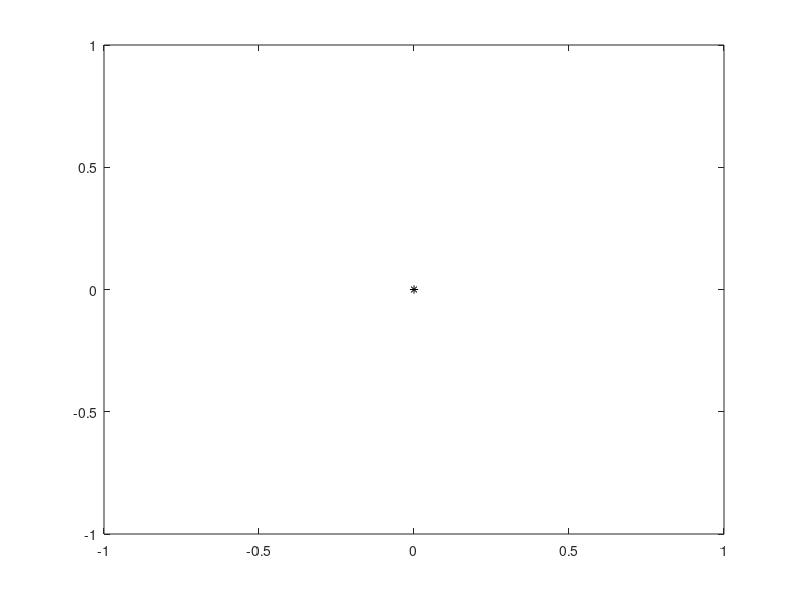
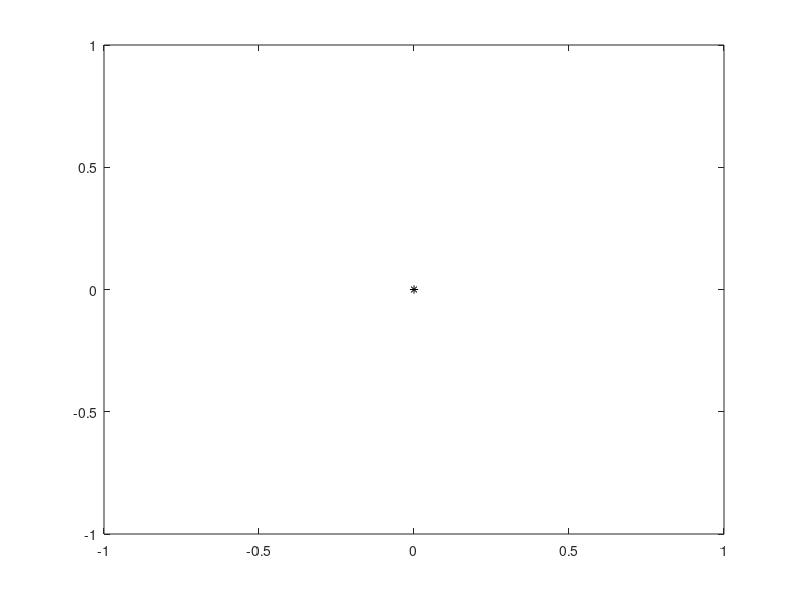
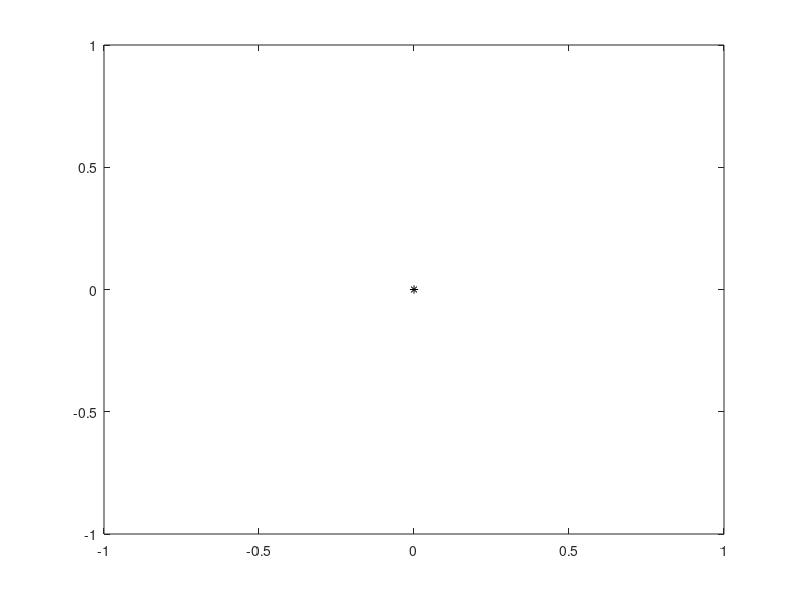
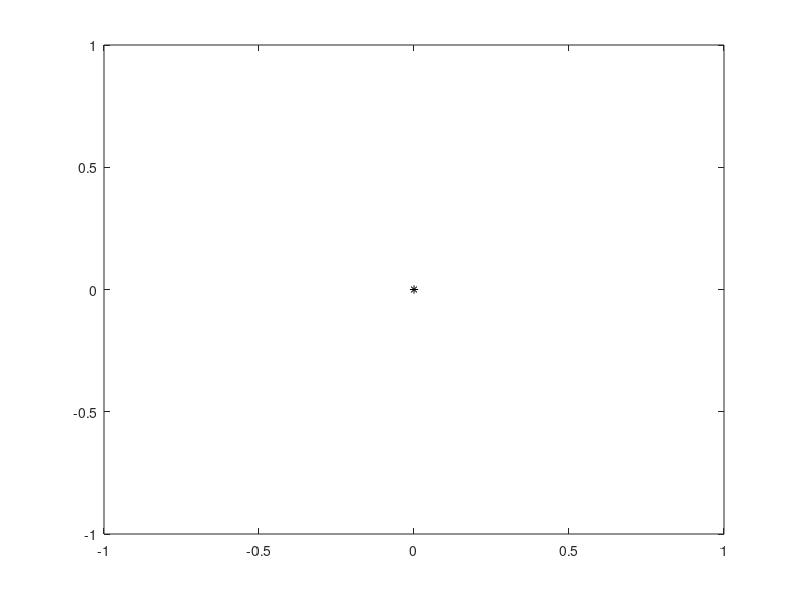

These figures' MATLAB source, in order: (Note: this script raises an error after producing the figures.)
% Initialiase sums
Spv2 = 0;
Spv3 = 0;
Spv5 = 0;
Spv6 = 0;
Spv8 = 0;
Spv10 = 0;
Sv2 = 0;
Sv3 = 0;
Sv5 = 0;
Sv6 = 0;
Sv8 = 0;
Sv10 = 0;

figure(2)
set(2,'NumberTitle','off','Name','Kuc2')
plot(0,0,'k*')
hold on

figure(3)
set(3,'NumberTitle','off','Name','Kuc3')
plot(0,0,'k*')
hold on

figure(5)
set(5,'NumberTitle','off','Name','Kuc5')
plot(0,0,'k*')
hold on

figure(6)
set(6,'NumberTitle','off','Name','Kuc6')
plot(0,0,'k*')
hold on

figure(8)
set(8,'NumberTitle','off','Name','Kuc8')
plot(0,0,'k*')
hold on

figure(10)
set(10,'NumberTitle','off','Name','Kuc10')
plot(0,0,'k*')
hold on

% First set of runs
runs = [8118];
for run = 1:length(runs)
    % Change directory
    cd(['../run_' num2str(runs(run))]);
    eval(['load r' num2str(runs(run)) 'c;']);
    
    [points,gauge] = size(FData);
    for i = 1:gauge-1
        FData(:,i) = FData(:,i)-mean(FData(1:50,i));
        FData(:,i) = FData(:,i).*FData(:,gauge)/5;
    end
    
    PData(:,1) = FData(:,1)/9.9895e-8;
    PData(:,4) = FData(:,4)/8.8979e-8;
    
    p1 = mean(PData(end-50:end,1));
    p4 = mean(PData(end-50:end,4));
    
    v2 = mean(FData(end-50:end,2));
    v3 = mean(FData(end-50:end,3));
    v5 = mean(FData(end-50:end,5));
    v6 = mean(FData(end-50:end,6));
    v8 = mean(FData(end-50:end,8));
    
    figure(2)
    h1 = plot(v2,p1,'r*');
    h2 = plot(v2,p4,'r*');
    s = input('Is this gauge behaving?  :','s');
    if strcmp(s,'y');
        Sv2 = Sv2+2*v2*v2;
        Spv2 = Spv2+p1*v2+p4*v2;
        set(h1,'color',[0 0 0]);
        set(h2,'color',[0 0 0]);
    else
        delete(h1);
        delete(h2);
    end
    figure(3)
    h1 = plot(v3,p1,'r*');
    h2 = plot(v3,p4,'r*');
    s = input('Is this gauge behaving?  :','s');
    if strcmp(s,'y');
        Sv3 = Sv3+2*v3*v3;
        Spv3 = Spv3+p1*v3+p4*v3;
        set(h1,'color',[0 0 0]);
        set(h2,'color',[0 0 0]);
    else
        delete(h1);
        delete(h2);
    end
    figure(5)
    h1 = plot(v5,p1,'r*');
    h2 = plot(v5,p4,'r*');
    s = input('Is this gauge behaving?  :','s');
    if strcmp(s,'y');
        Sv5 = Sv5+2*v5*v5;
        Spv5 = Spv5+p1*v5+p4*v5;
        set(h1,'color',[0 0 0]);
        set(h2,'color',[0 0 0]);
    else
        delete(h1);
        delete(h2);
    end
    figure(6)
    h1 = plot(v6,p1,'r*');
    h2 = plot(v6,p4,'r*');
    s = input('Is this gauge behaving?  :','s');
    if strcmp(s,'y');
        Sv6 = Sv6+2*v6*v6;
        Spv6 = Spv6+p1*v6+p4*v6;
        set(h1,'color',[0 0 0]);
        set(h2,'color',[0 0 0]);
    else
        delete(h1);
        delete(h2);
    end
    figure(8)
    h1 = plot(v8,p1,'r*');
    h2 = plot(v8,p4,'r*');
    s = input('Is this gauge behaving?  :','s');
    if strcmp(s,'y');
        Sv8 = Sv8+2*v8*v8;
        Spv8 = Spv8+p1*v8+p4*v8;
        set(h1,'color',[0 0 0]);
        set(h2,'color',[0 0 0]);
    else
        delete(h1);
        delete(h2);
    end
end

% Nextset of runs
runs = [8119 8120 8121];
for run = 1:length(runs)
    % Change directory
    cd(['../run_' num2str(runs(run))]);
    eval(['load r' num2str(runs(run)) 'c;']);
    
    [points,gauge] = size(FData);
    for i = 1:gauge-1
        FData(:,i) = FData(:,i)-mean(FData(1:50,i));
        FData(:,i) = FData(:,i).*FData(:,gauge)/5;
    end
    
    PData(:,1) = FData(:,1)/9.9895e-8;
    PData(:,4) = FData(:,4)/8.8979e-8;
    
    p1 = mean(PData(end-50:end,1));
    p4 = mean(PData(end-50:end,4));
    
    v2 = mean(FData(end-50:end,2));
    v3 = mean(FData(end-50:end,3));
    v5 = mean(FData(end-50:end,5));
    v6 = mean(FData(end-50:end,6));
    v8 = mean(FData(end-50:end,7));
    
    figure(2)
    h1 = plot(v2,p1,'r*');
    h2 = plot(v2,p4,'r*');
    s = input('Is this gauge behaving?  :','s');
    if strcmp(s,'y');
        Sv2 = Sv2+2*v2*v2;
        Spv2 = Spv2+p1*v2+p4*v2;
        set(h1,'color',[0 0 0]);
        set(h2,'color',[0 0 0]);
    else
        delete(h1);
        delete(h2);
    end
    figure(3)
    h1 = plot(v3,p1,'r*');
    h2 = plot(v3,p4,'r*');
    s = input('Is this gauge behaving?  :','s');
    if strcmp(s,'y');
        Sv3 = Sv3+2*v3*v3;
        Spv3 = Spv3+p1*v3+p4*v3;
        set(h1,'color',[0 0 0]);
        set(h2,'color',[0 0 0]);
    else
        delete(h1);
        delete(h2);
    end
    figure(5)
    h1 = plot(v5,p1,'r*');
    h2 = plot(v5,p4,'r*');
    s = input('Is this gauge behaving?  :','s');
    if strcmp(s,'y');
        Sv5 = Sv5+2*v5*v5;
        Spv5 = Spv5+p1*v5+p4*v5;
        set(h1,'color',[0 0 0]);
        set(h2,'color',[0 0 0]);
    else
        delete(h1);
        delete(h2);
    end
    figure(6)
    h1 = plot(v6,p1,'r*');
    h2 = plot(v6,p4,'r*');
    s = input('Is this gauge behaving?  :','s');
    if strcmp(s,'y');
        Sv6 = Sv6+2*v6*v6;
        Spv6 = Spv6+p1*v6+p4*v6;
        set(h1,'color',[0 0 0]);
        set(h2,'color',[0 0 0]);
    else
        delete(h1);
        delete(h2);
    end
    figure(8)
    h1 = plot(v8,p1,'r*');
    h2 = plot(v8,p4,'r*');
    s = input('Is this gauge behaving?  :','s');
    if strcmp(s,'y');
        Sv8 = Sv8+2*v8*v8;
        Spv8 = Spv8+p1*v8+p4*v8;
        set(h1,'color',[0 0 0]);
        set(h2,'color',[0 0 0]);
    else
        delete(h1);
        delete(h2);
    end
end

% 3rd set of runs
runs = [8122 8123];
for run = 1:length(runs)
    % Change directory
    cd(['../run_' num2str(runs(run))]);
    eval(['load r' num2str(runs(run)) 'c;']);
    
    [points,gauge] = size(FData);
    for i = 1:gauge-1
        FData(:,i) = FData(:,i)-mean(FData(1:50,i));
        FData(:,i) = FData(:,i).*FData(:,gauge)/5;
    end
    
    PData(:,1) = FData(:,1)/9.9895e-8;
    PData(:,4) = FData(:,3)/8.8979e-8;
    
    p1 = mean(PData(end-50:end,1));
    p4 = mean(PData(end-50:end,4));
    
    v2 = mean(FData(end-50:end,2));
    v5 = mean(FData(end-50:end,4));
    v6 = mean(FData(end-50:end,5));
    
    figure(2)
    h1 = plot(v2,p1,'r*');
    h2 = plot(v2,p4,'r*');
    s = input('Is this gauge behaving?  :','s');
    if strcmp(s,'y');
        Sv2 = Sv2+2*v2*v2;
        Spv2 = Spv2+p1*v2+p4*v2;
        set(h1,'color',[0 0 0]);
        set(h2,'color',[0 0 0]);
    else
        delete(h1);
        delete(h2);
    end
    figure(5)
    h1 = plot(v5,p1,'r*');
    h2 = plot(v5,p4,'r*');
    s = input('Is this gauge behaving?  :','s');
    if strcmp(s,'y');
        Sv5 = Sv5+2*v5*v5;
        Spv5 = Spv5+p1*v5+p4*v5;
        set(h1,'color',[0 0 0]);
        set(h2,'color',[0 0 0]);
    else
        delete(h1);
        delete(h2);
    end
    figure(6)
    h1 = plot(v6,p1,'r*');
    h2 = plot(v6,p4,'r*');
    s = input('Is this gauge behaving?  :','s');
    if strcmp(s,'y');
        Sv6 = Sv6+2*v6*v6;
        Spv6 = Spv6+p1*v6+p4*v6;
        set(h1,'color',[0 0 0]);
        set(h2,'color',[0 0 0]);
    else
        delete(h1);
        delete(h2);
    end
end

% 4th of runs
runs = [8124:8127];
for run = 1:length(runs)
    % Change directory
    cd(['../run_' num2str(runs(run))]);
    eval(['load r' num2str(runs(run)) 'c;']);
    
    [points,gauge] = size(FData);
    for i = 1:gauge-1
        FData(:,i) = FData(:,i)-mean(FData(1:50,i));
        FData(:,i) = FData(:,i).*FData(:,gauge)/5;
    end
    
    PData(:,1) = FData(:,1)/9.9895e-8;
    PData(:,9) = FData(:,3)/8.9353e-8;
    PData(:,4) = FData(:,4)/8.8979e-8;
    
    p1 = mean(PData(end-50:end,1));
    p4 = mean(PData(end-50:end,4));
    p9 = mean(PData(end-50:end,9));
    
    v2 = mean(FData(end-50:end,2));
    v5 = mean(FData(end-50:end,5));
    v6 = mean(FData(end-50:end,6));
    
    figure(2)
    h1 = plot(v2,p1,'r*');
    h2 = plot(v2,p4,'r*');
    h3 = plot(v2,p9,'r*');
    s = input('Is this gauge behaving?  :','s');
    if strcmp(s,'y');
        Sv2 = Sv2+3*v2*v2;
        Spv2 = Spv2+p1*v2+p4*v2+p9*v2;
        set(h1,'color',[0 0 0]);
        set(h2,'color',[0 0 0]);
        set(h3,'color',[0 0 0]);
    else
        delete(h1);
        delete(h2);
        delete(h3);
    end
    figure(5)
    h1 = plot(v5,p1,'r*');
    h2 = plot(v5,p4,'r*');
    h3 = plot(v5,p9,'r*');
    s = input('Is this gauge behaving?  :','s');
    if strcmp(s,'y');
        Sv5 = Sv5+3*v5*v5;
        Spv5 = Spv5+p1*v5+p4*v5+p9*v5;
        set(h1,'color',[0 0 0]);
        set(h2,'color',[0 0 0]);
        set(h3,'color',[0 0 0]);
    else
        delete(h1);
        delete(h2);
        delete(h3);
    end
    figure(6)
    h1 = plot(v6,p1,'r*');
    h2 = plot(v6,p4,'r*');
    h3 = plot(v6,p9,'r*');
    s = input('Is this gauge behaving?  :','s');
    if strcmp(s,'y');
        Sv6 = Sv6+3*v6*v6;
        Spv6 = Spv6+p1*v6+p4*v6+p9*v6;
        set(h1,'color',[0 0 0]);
        set(h2,'color',[0 0 0]);
        set(h3,'color',[0 0 0]);
    else
        delete(h1);
        delete(h2);
        delete(h3);
    end
end

% 5th set of runs
runs = [8128:8134];
for run = 1:length(runs)
    % Change directory
    cd(['../run_' num2str(runs(run))]);
    eval(['load r' num2str(runs(run)) 'c;']);
    
    [points,gauge] = size(FData);
    for i = 1:gauge-1
        FData(:,i) = FData(:,i)-mean(FData(1:50,i));
        FData(:,i) = FData(:,i).*FData(:,gauge)/5;
    end
    
    PData(:,1) = FData(:,1)/9.9895e-8;
    PData(:,9) = FData(:,3)/8.9353e-8;
    PData(:,4) = FData(:,4)/8.8979e-8;
    
    p1 = mean(PData(end-50:end,1));
    p4 = mean(PData(end-50:end,4));
    p9 = mean(PData(end-50:end,9));
    
    v2 = mean(FData(end-50:end,2));
    v10 = mean(FData(end-50:end,5));
    
    figure(2)
    h1 = plot(v2,p1,'r*');
    h2 = plot(v2,p4,'r*');
    h3 = plot(v2,p9,'r*');
    s = input('Is this gauge behaving?  :','s');
    if strcmp(s,'y');
        Sv2 = Sv2+3*v2*v2;
        Spv2 = Spv2+p1*v2+p4*v2+p9*v2;
        set(h1,'color',[0 0 0]);
        set(h2,'color',[0 0 0]);
        set(h3,'color',[0 0 0]);
    else
        delete(h1);
        delete(h2);
        delete(h3);
    end
    figure(10)
    h1 = plot(v10,p1,'r*');
    h2 = plot(v10,p4,'r*');
    h3 = plot(v10,p9,'r*');
    s = input('Is this gauge behaving?  :','s');
    if strcmp(s,'y');
        Sv10 = Sv10+3*v10*v10;
        Spv10 = Spv10+p1*v10+p4*v10+p9*v10;
        set(h1,'color',[0 0 0]);
        set(h2,'color',[0 0 0]);
        set(h3,'color',[0 0 0]);
    else
        delete(h1);
        delete(h2);
        delete(h3);
    end
end

% 6th set of runs
runs = [8135:8139];
for run = 1:length(runs)
    % Change directory
    cd(['../run_' num2str(runs(run))]);
    eval(['load r' num2str(runs(run)) 'c;']);
    
    [points,gauge] = size(FData);
    for i = 1:gauge-1
        FData(:,i) = FData(:,i)-mean(FData(1:50,i));
        FData(:,i) = FData(:,i).*FData(:,gauge)/5;
    end
    
    PData(:,1) = FData(:,1)/9.9895e-8;
    PData(:,9) = FData(:,2)/8.9353e-8;
    PData(:,4) = FData(:,3)/8.8979e-8;
    
    p1 = mean(PData(end-50:end,1));
    p4 = mean(PData(end-50:end,4));
    p9 = mean(PData(end-50:end,9));
    
    v10 = mean(FData(end-50:end,4));
    
    figure(10)
    h1 = plot(v10,p1,'r*');
    h2 = plot(v10,p4,'r*');
    h3 = plot(v10,p9,'r*');
    s = input('Is this gauge behaving?  :','s');
    if strcmp(s,'y');
        Sv10 = Sv10+3*v10*v10;
        Spv10 = Spv10+p1*v10+p4*v10+p9*v10;
        set(h1,'color',[0 0 0]);
        set(h2,'color',[0 0 0]);
        set(h3,'color',[0 0 0]);
    else
        delete(h1);
        delete(h2);
        delete(h3);
    end
end

% 7th set of runs
runs = [8140];
for run = 1:length(runs)
    % Change directory
    cd(['../run_' num2str(runs(run))]);
    eval(['load r' num2str(runs(run)) 'c;']);
    
    [points,gauge] = size(FData);
    for i = 1:gauge-1
        FData(:,i) = FData(:,i)-mean(FData(1:50,i));
        FData(:,i) = FData(:,i).*FData(:,gauge)/5;
    end
    
    PData(:,1) = FData(:,1)/9.9895e-8;
    PData(:,9) = FData(:,3)/8.9353e-8;
    PData(:,4) = FData(:,4)/8.8979e-8;
    
    p1 = mean(PData(end-50:end,1));
    p4 = mean(PData(end-50:end,4));
    p9 = mean(PData(end-50:end,9));
    
    v2 = mean(FData(end-50:end,2));
    v10 = mean(FData(end-50:end,5));
    
    figure(2)
    h1 = plot(v2,p1,'r*');
    h2 = plot(v2,p4,'r*');
    h3 = plot(v2,p9,'r*');
    s = input('Is this gauge behaving?  :','s');
    if strcmp(s,'y');
        Sv2 = Sv2+3*v2*v2;
        Spv2 = Spv2+p1*v2+p4*v2+p9*v2;
        set(h1,'color',[0 0 0]);
        set(h2,'color',[0 0 0]);
        set(h3,'color',[0 0 0]);
    else
        delete(h1);
        delete(h2);
        delete(h3);
    end
    figure(10)
    h1 = plot(v10,p1,'r*');
    h2 = plot(v10,p4,'r*');
    h3 = plot(v10,p9,'r*');
    s = input('Is this gauge behaving?  :','s');
    if strcmp(s,'y');
        Sv10 = Sv10+3*v10*v10;
        Spv10 = Spv10+p1*v10+p4*v10+p9*v10;
        set(h1,'color',[0 0 0]);
        set(h2,'color',[0 0 0]);
        set(h3,'color',[0 0 0]);
    else
        delete(h1);
        delete(h2);
        delete(h3);
    end
end

% 6th set of runs
runs = [8141:8142];
for run = 1:length(runs)
    % Change directory
    cd(['../run_' num2str(runs(run))]);
    eval(['load r' num2str(runs(run)) 'c;']);
    
    [points,gauge] = size(FData);
    for i = 1:gauge-1
        FData(:,i) = FData(:,i)-mean(FData(1:50,i));
        FData(:,i) = FData(:,i).*FData(:,gauge)/5;
    end
    
    PData(:,1) = FData(:,1)/9.9895e-8;
    PData(:,9) = FData(:,2)/8.9353e-8;
    PData(:,4) = FData(:,3)/8.8979e-8;
    
    p1 = mean(PData(end-50:end,1));
    p4 = mean(PData(end-50:end,4));
    p9 = mean(PData(end-50:end,9));
    
    v10 = mean(FData(end-50:end,4));
    
    figure(10)
    h1 = plot(v10,p1,'r*');
    h2 = plot(v10,p4,'r*');
    h3 = plot(v10,p9,'r*');
    s = input('Is this gauge behaving?  :','s');
    if strcmp(s,'y');
        Sv10 = Sv10+3*v10*v10;
        Spv10 = Spv10+p1*v10+p4*v10+p9*v10;
        set(h1,'color',[0 0 0]);
        set(h2,'color',[0 0 0]);
        set(h3,'color',[0 0 0]);
    else
        delete(h1);
        delete(h2);
        delete(h3);
    end
end

k2 = Spv2/Sv2
k3 = Spv3/Sv3
k5 = Spv5/Sv5
k6 = Spv6/Sv6
k8 = Spv8/Sv8
k10 = Spv10/Sv10